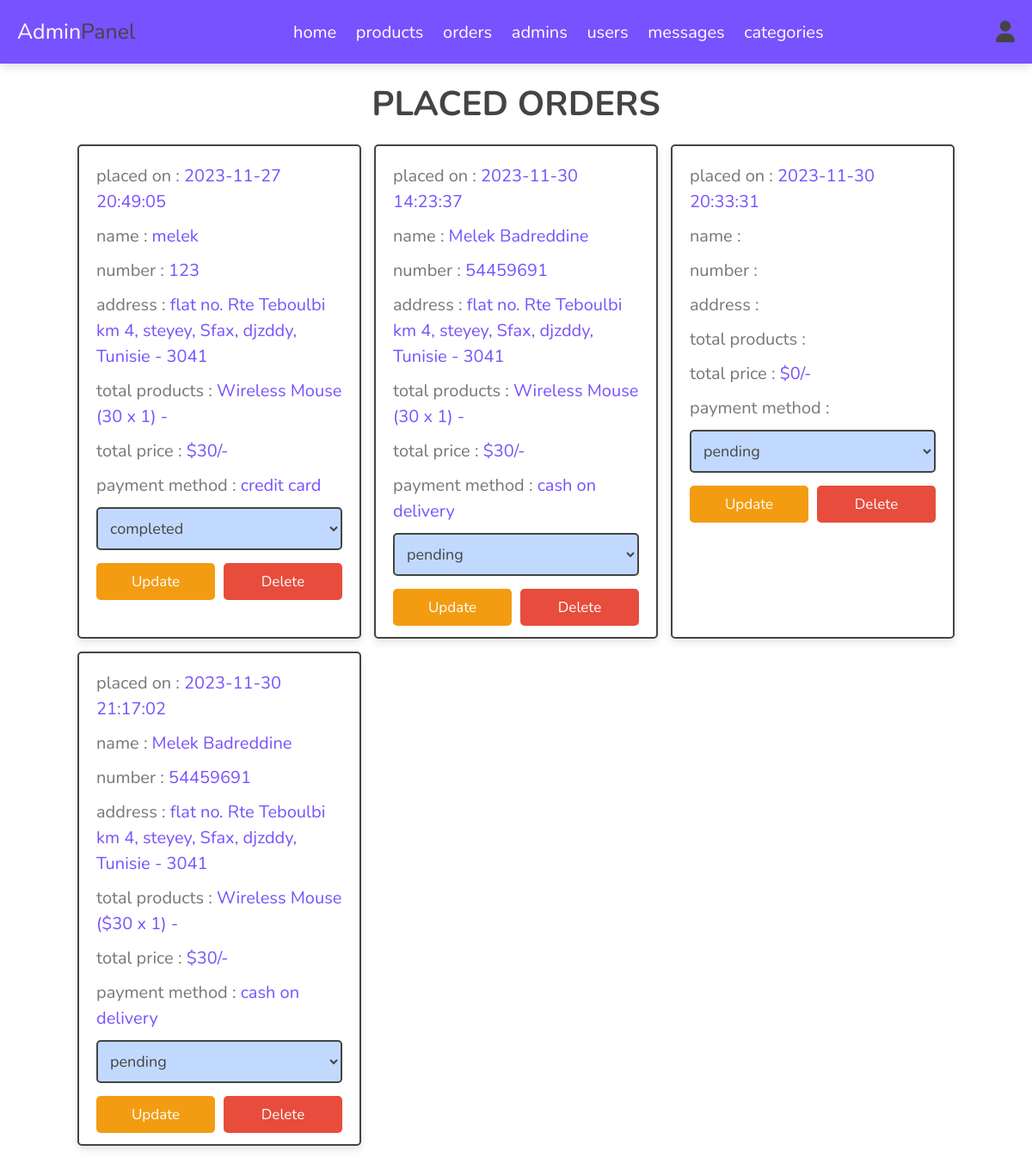
/admin/placed_orders.php (signed in), run on the app's committed database.
### tables this page shows
CREATE TABLE IF NOT EXISTS `orders` (
  `id` int NOT NULL AUTO_INCREMENT,
  `user_id` int NOT NULL,
  `name` varchar(20) NOT NULL,
  `number` varchar(10) NOT NULL,
  `email` varchar(50) NOT NULL,
  `method` varchar(50) NOT NULL,
  `address` varchar(500) NOT NULL,
  `total_products` varchar(1000) NOT NULL,
  `total_price` int NOT NULL,
  `placed_on` timestamp NOT NULL DEFAULT CURRENT_TIMESTAMP,
  `payment_status` varchar(20) NOT NULL DEFAULT 'pending',
  PRIMARY KEY (`id`)
);

### admin/placed_orders.php (the view, shortened to what this page needs)
<?php
include '../components/connect.php';
?>
<!DOCTYPE html>
<html lang="en">
<head>
   <link rel="stylesheet" href="https://cdnjs.cloudflare.com/ajax/libs/font-awesome/6.1.1/css/all.min.css">
   <link rel="stylesheet" href="../assets/css/admin_style.css">
</head>
<body>
<?php include '../components/admin_header.php'; ?>
<section class="orders">
<h1 class="heading">placed orders</h1>
<div class="box-container" id="boxContainer">
   <?php
      $select_orders = $conn->prepare("SELECT * FROM `orders`");
      $select_orders->execute();
      if($select_orders->rowCount() > 0){
         while($fetch_orders = $select_orders->fetch(PDO::FETCH_ASSOC)){
   ?>
   <div class="box">
      <p> placed on : <span><?= $fetch_orders['placed_on']; ?></span> </p>
      <p> name : <span><?= $fetch_orders['name']; ?></span> </p>
      <p> number : <span><?= $fetch_orders['number']; ?></span> </p>
      <p> address : <span><?= $fetch_orders['address']; ?></span> </p>
      <p> total products : <span><?= $fetch_orders['total_products']; ?></span> </p>
      <p> total price : <span>$<?= $fetch_orders['total_price']; ?>/-</span> </p>
      <p> payment method : <span><?= $fetch_orders['method']; ?></span> </p>
      <form action="" method="post">
         <select name="payment_status" class="select">
            <option selected disabled><?= $fetch_orders['payment_status']; ?></option>
         </select>
        <div class="flex-btn">
         <input type="submit" value="update" class="option-btn" name="update_payment">
         <a href="placed_orders.php?delete=<?= $fetch_orders['id']; ?>" class="delete-btn" onclick="return confirm('delete this order?');">delete</a>
        </div>
      </form>
   </div>
   <?php
         }
      }else{
         echo '<p class="empty">no orders placed yet!</p>';
      }
   ?>
</div>
</section>
</body>
</html>

### assets/css/admin_style.css (style rules this page uses)
:root { --main-color: #7752fe; --orange: #f39c12; --red: #e74c3c; --black: #444; --white: #fff; --light-color: #777; --light-bg: var(--bs-body-bg); --border: 0.2rem solid var(--black); --box-shadow: 0 0.5rem 1rem rgba(0, 0, 0, 0.1); }
* { font-family: "Nunito", sans-serif; margin: 0; padding: 0; box-sizing: border-box; outline: none; border: none; text-decoration: none; }
html { font-size: 62.5%; overflow-x: hidden; }
body { background-color: var(--light-bg); }
section { padding: 2rem; max-width: 1200px; margin: 0 auto; }
.heading { font-size: 4rem; color: var(--black); margin-bottom: 2rem; text-align: center; text-transform: uppercase; }
.btn, .delete-btn, .option-btn { display: block; width: 100%; margin-top: 1rem; border-radius: 0.5rem; padding: 1rem 3rem; font-size: 1.7rem; text-transform: capitalize; color: var(--white); cursor: pointer; text-align: center; }
.option-btn { background-color: var(--orange); }
.delete-btn { background-color: var(--red); }
.flex-btn { display: flex; gap: 1rem; }
.orders .box-container { display: grid; grid-template-columns: repeat(auto-fit, 33rem); gap: 1.5rem; align-items: flex-start; justify-content: center; }
.orders .box-container .box { padding: 2rem; padding-top: 1rem; border-radius: 0.5rem; border: var(--border); background-color: var(--white); box-shadow: var(--box-shadow); }
.orders .box-container .box p { line-height: 1.5; font-size: 2rem; color: var(--light-color); margin: 1rem 0; }
.orders .box-container .box p span { color: var(--main-color); }
.orders .box-container .select { margin-bottom: 0.5rem; width: 100%; background-color: #c2d9ff; padding: 1rem; font-size: 1.8rem; color: var(--black); border-radius: 0.5rem; border: var(--border); }

### data on the page
orders: placed_on "2023-11-27 20:49:05", name "melek", number "123", address "flat no. Rte Teboulbi km 4, steyey, Sfax, djzddy, Tunisie - 3041", total_products "Wireless Mouse (30 x 1) -", total_price "30", method "credit card", payment_status "completed"
orders: placed_on "2023-11-30 14:23:37", name "Melek Badreddine", number "54459691", address "flat no. Rte Teboulbi km 4, steyey, Sfax, djzddy, Tunisie - 3041", total_products "Wireless Mouse (30 x 1) -", total_price "30", method "cash on delivery", payment_status "pending"
orders: placed_on "2023-11-30 20:33:31", total_price "0", payment_status "pending"
orders: placed_on "2023-11-30 21:17:02", name "Melek Badreddine", number "54459691", address "flat no. Rte Teboulbi km 4, steyey, Sfax, djzddy, Tunisie - 3041", total_products "Wireless Mouse ($30 x 1) -", total_price "30", method "cash on delivery", payment_status "pending"
